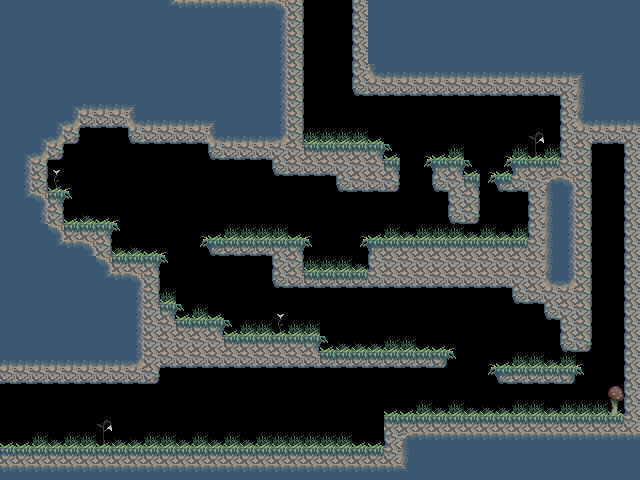

This is a level from a 2D game, rendered from its Tiled map with the project's own tilesets. A one-line summary and the map file follow, with tile-layer data summarised:
An orthogonal 40x30 tile map with 16x16 px tiles, 3 tile layers (FarBack, NearBack, Ground) and 12 objects (3x blockMonster, 2x entrance, 2x pushyMonster, exit, firePlant, ...).

<map version="1.0" orientation="orthogonal" width="40" height="30" tilewidth="16" tileheight="16">
 <properties>
  <property name="name" value="Push, Pop" />
 </properties>
 <tileset firstgid="1" source="tiles.tsx" />
 <layer name="FarBack" width="40" height="30">
  <data>[1200 cells, 83 non-empty, 8 distinct tile ids]</data>
 </layer>
 <layer name="NearBack" width="40" height="30">
  <data>[1200 cells, 125 non-empty, 7 distinct tile ids]</data>
 </layer>
 <layer name="Ground" width="40" height="30">
  <data>[1200 cells, 695 non-empty, 25 distinct tile ids]</data>
 </layer>
 <objectgroup name="Connections" width="40" height="30">
  <object name="top" type="entrance" x="320" y="0" width="32" height="32" />
  <object type="exit" x="0" y="384" width="16" height="64">
   <properties>
    <property name="entrance" value="topRight" />
    <property name="from" value="right" />
    <property name="to" value="looper" />
   </properties>
  </object>
  <object name="left" type="entrance" x="16" y="416" width="32" height="32" />
 </objectgroup>
 <objectgroup name="Spawns" width="40" height="30">
  <object type="blockMonster" x="448" y="368" width="48" height="48">
   <properties>
    <property name="size" value="large" />
   </properties>
  </object>
  <object type="pushyMonster" x="480" y="224" width="32" height="16">
   <properties>
    <property name="facing" value="left" />
    <property name="state" value="water" />
   </properties>
  </object>
  <object type="blockMonster" x="400" y="192" width="48" height="48">
   <properties>
    <property name="size" value="large" />
   </properties>
  </object>
  <object type="firePlant" x="64" y="176" width="48" height="48" />
  <object type="pushyMonster" x="112" y="240" width="32" height="16">
   <properties>
    <property name="facing" value="right" />
    <property name="state" value="water" />
   </properties>
  </object>
  <object type="waterRoot" x="592" y="144" width="32" height="32" />
  <object type="blockMonster" x="472" y="160" width="16" height="16">
   <properties>
    <property name="size" value="small" />
   </properties>
  </object>
  <object type="fireRoot" x="472" y="96" width="32" height="32" />
  <object type="waterPlant" x="224" y="192" width="48" height="48" />
 </objectgroup>
</map>
